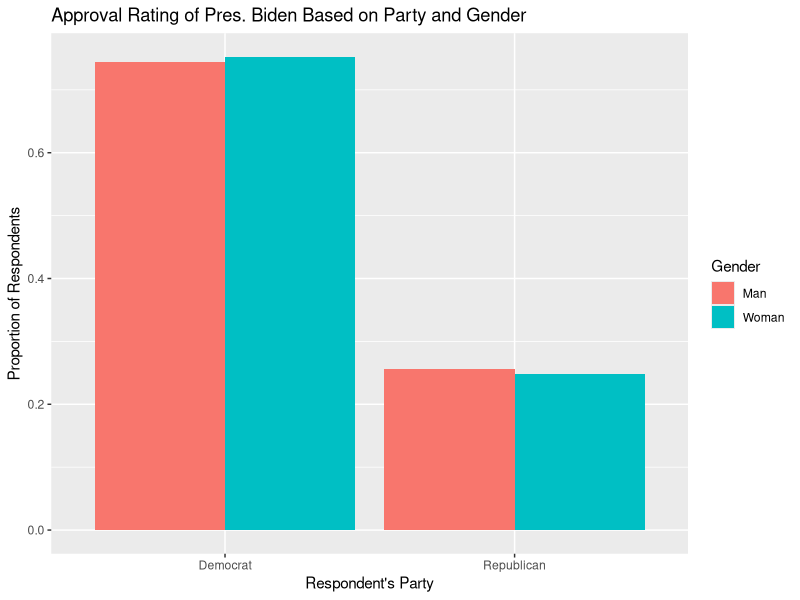
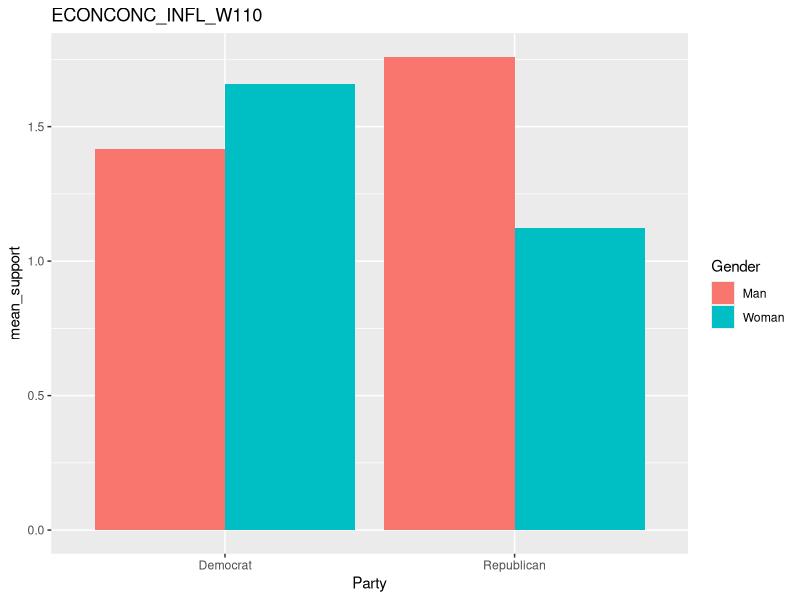
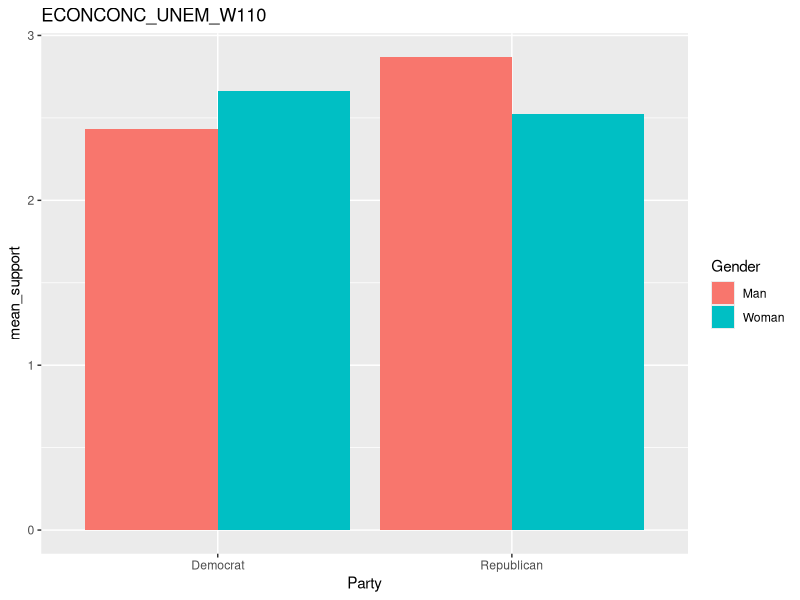
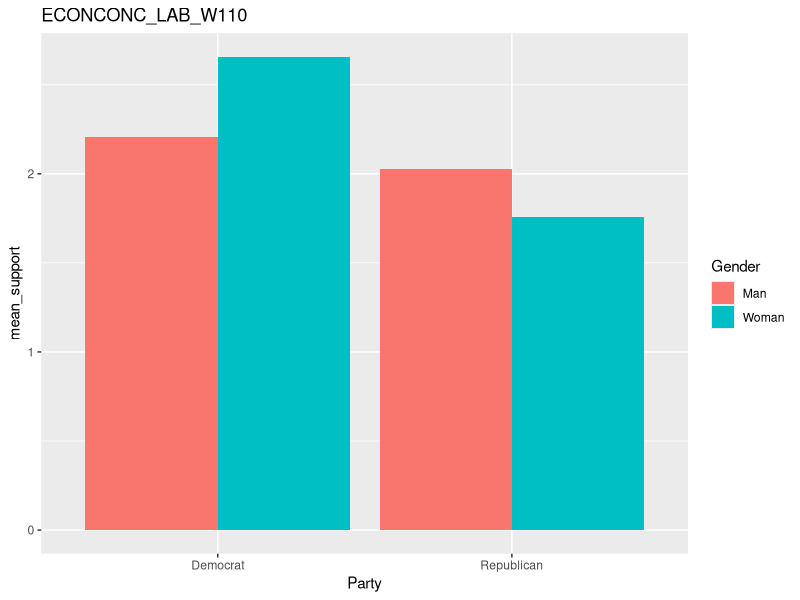
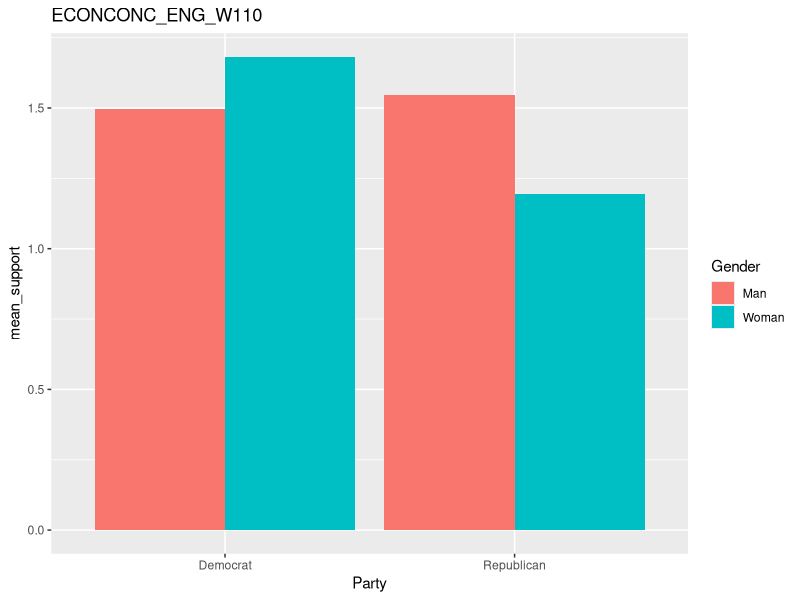
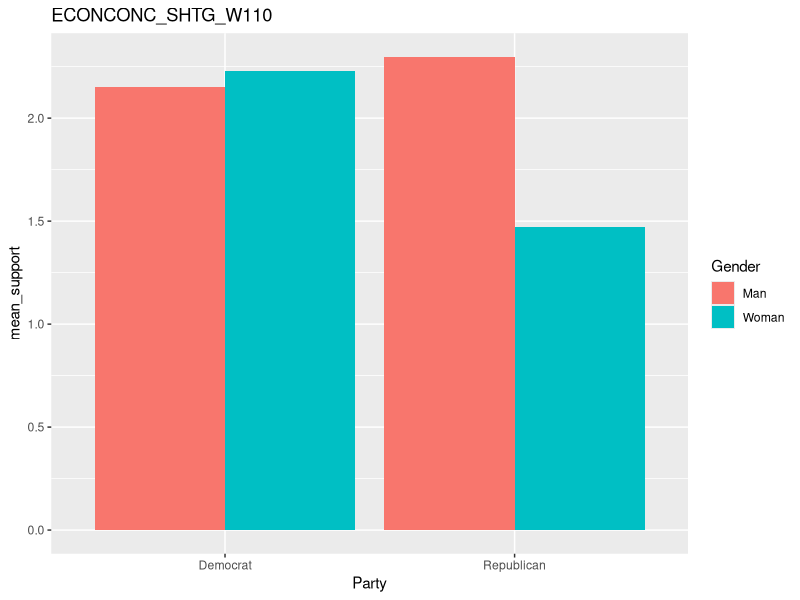
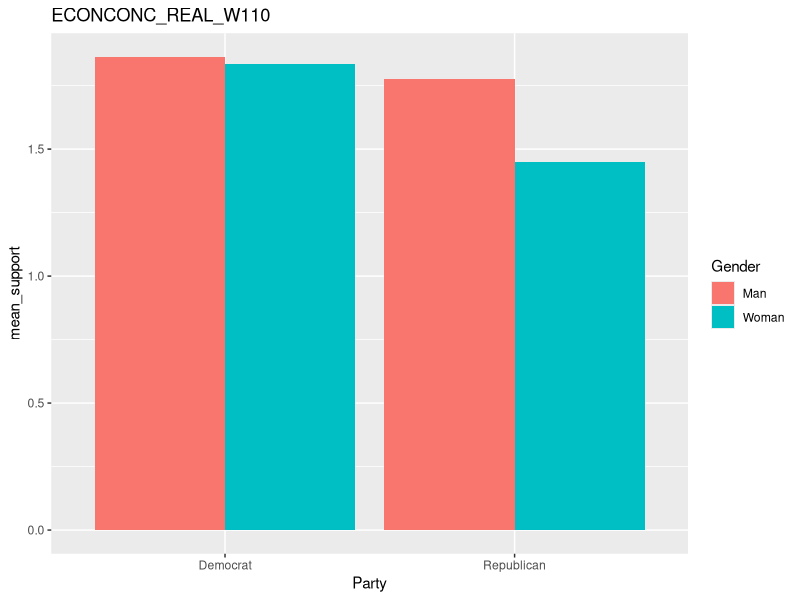
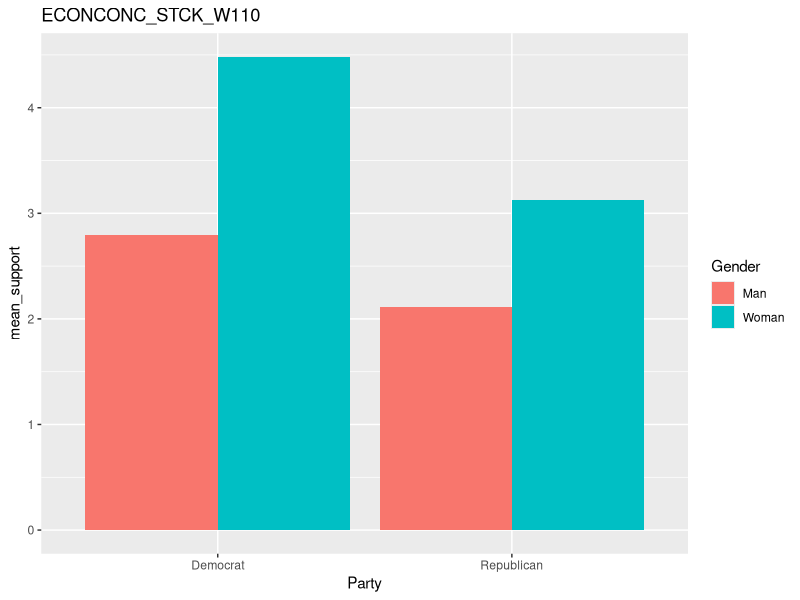

These figures' R source, in order:
## ---- chunk 1
##load and label data set
library(tidyverse)
library(haven)
dat <- read_sav("W110_Jun22/ATP W110.sav")
dat1 <- read_sav("W110_Jun22/ATP W110.sav")
altdat <- read_sav("W52_Jul19/ATP W52.sav")

## ---- chunk 2
##simplify variable names, mutate new variables
dat <- dat |>
  mutate(
    Party = if_else(PARTY_W110 == 1, "Republican", "Democrat"), 
    Approval = if_else(POL1JB_W110 == 1, "Approve", "Disapprove"),
    Gender = if_else(F_GENDER == 1, "Man", "Woman"),
    Age = if_else(
      F_AGECAT == 1, "18-29",
      if_else(F_AGECAT == 2, "30-49",
        if_else(F_AGECAT == 3, "50-64",
          if_else(F_AGECAT == 4, "65+", "N/A"))))) |>
  group_by(Gender, Party) |>
  summarize(count = n()) |>
  mutate(proportion = count/sum(count))

##graph time
plots <- 
  dat |>
  ggplot(mapping = aes(x = Party, y = proportion, fill = Gender)) +
  geom_col(position = "dodge") +
  labs(title = "Approval Rating of Pres. Biden Based on Party and Gender", 
       x = "Respondent's Party",
       y = "Proportion of Respondents") 
plots

## ---- chunk 3
infl <-
  dat1 |>
  mutate(Party = if_else(PARTY_W110 == 1, "Republican", "Democrat")) |>
  mutate(Gender = if_else(F_GENDER == 1, "Man", "Woman")) |>
  group_by(Party, Gender) |>
  summarize(mean_support = mean(ECONCONC_INFL_W110))
## ---- chunk 4
infl_graph <-
  infl |>
  ggplot(mapping = aes(x = Party, y = mean_support, fill = Gender)) +
  geom_col(position = "dodge") + 
  labs(title = "ECONCONC_INFL_W110")

infl_graph
## ---- chunk 5
unem <-
  dat1 |>
  mutate(Party = if_else(PARTY_W110 == 1, "Republican", "Democrat")) |>
  mutate(Gender = if_else(F_GENDER == 1, "Man", "Woman")) |>
  group_by(Party, Gender) |>
  summarize(mean_support = mean(ECONCONC_UNEM_W110))
## ---- chunk 6
unem_graph <-
  unem |>
  ggplot(mapping = aes(x = Party, y = mean_support, fill = Gender)) +
  geom_col(position = "dodge") + 
  labs(title = "ECONCONC_UNEM_W110")

unem_graph
## ---- chunk 7
lab <-
  dat1 |>
  mutate(Party = if_else(PARTY_W110 == 1, "Republican", "Democrat")) |>
  mutate(Gender = if_else(F_GENDER == 1, "Man", "Woman")) |>
  group_by(Party, Gender) |>
  summarize(mean_support = mean(ECONCONC_LAB_W110))
## ---- chunk 8
lab_graph <-
  lab |>
  ggplot(mapping = aes(x = Party, y = mean_support, fill = Gender)) +
  geom_col(position = "dodge") + 
  labs(title = "ECONCONC_LAB_W110")

lab_graph
## ---- chunk 9
eng <-
  dat1 |>
  mutate(Party = if_else(PARTY_W110 == 1, "Republican", "Democrat")) |>
  mutate(Gender = if_else(F_GENDER == 1, "Man", "Woman")) |>
  group_by(Party, Gender) |>
  summarize(mean_support = mean(ECONCONC_ENG_W110))
## ---- chunk 10
eng_graph <-
  eng |>
  ggplot(mapping = aes(x = Party, y = mean_support, fill = Gender)) +
  geom_col(position = "dodge") + 
  labs(title = "ECONCONC_ENG_W110")

eng_graph
## ---- chunk 11
shtg <-
  dat1 |>
  mutate(Party = if_else(PARTY_W110 == 1, "Republican", "Democrat")) |>
  mutate(Gender = if_else(F_GENDER == 1, "Man", "Woman")) |>
  group_by(Party, Gender) |>
  summarize(mean_support = mean(ECONCONC_SHTG_W110))
## ---- chunk 12
shtg_graph <-
  shtg |>
  ggplot(mapping = aes(x = Party, y = mean_support, fill = Gender)) +
  geom_col(position = "dodge") + 
  labs(title = "ECONCONC_SHTG_W110")

shtg_graph
## ---- chunk 13
real <-
  dat1 |>
  mutate(Party = if_else(PARTY_W110 == 1, "Republican", "Democrat")) |>
  mutate(Gender = if_else(F_GENDER == 1, "Man", "Woman")) |>
  group_by(Party, Gender) |>
  summarize(mean_support = mean(ECONCONC_REAL_W110))
## ---- chunk 14
real_graph <-
  real |>
  ggplot(mapping = aes(x = Party, y = mean_support, fill = Gender)) +
  geom_col(position = "dodge") + 
  labs(title = "ECONCONC_REAL_W110")

real_graph
## ---- chunk 15
stck <-
  dat1 |>
  mutate(Party = if_else(PARTY_W110 == 1, "Republican", "Democrat")) |>
  mutate(Gender = if_else(F_GENDER == 1, "Man", "Woman")) |>
  mutate(Age = if_else(
      F_AGECAT == 1, "18-29",
      if_else(F_AGECAT == 2, "30-49",
        if_else(F_AGECAT == 3, "50-64",
          if_else(F_AGECAT == 4, "65+", "N/A"))))) |>
  
  group_by(Party, Gender, Age) |>
  summarize(mean_support = mean(ECONCONC_STCK_W110))
## ---- chunk 16
stck_graph <-
  stck |>
  ggplot(mapping = aes(x = Party, y = mean_support, fill = Gender)) +
  geom_col(position = "dodge") + 
  labs(title = "ECONCONC_STCK_W110")

stck_graph
## ---- chunk 17
fit.stck <-
  lm(mean_support ~ Party + Gender, data = stck)
fit.stck
## ---- chunk 18
test_scatter <-
  stck |>
  ggplot(mapping = aes(x = mean_support, y = Age)) +
  geom_point() +
  geom_smooth(method = "lm", se = FALSE, col = "steelblue")
  
test_scatter

## ---- chunk 19
##loading data and identifying data sets
library(tidyverse)
library(haven)
dat <- read_sav("W110_Jun22/ATP W110.sav")
dat1 <- read_sav("W110_Jun22/ATP W110.sav")
altdat <- read_sav("W52_Jul19/ATP W52.sav")
altdat1 <- read_sav("W52_Jul19/ATP W52.sav")
## ---- chunk 20
##mutating to simplify label names
dat <- dat |>
  mutate(
    Party = if_else(PARTY_W110 == 1, "Republican", "Democrat"), 
    Approval = if_else(POL1JB_W110 == 1, "Approve", "Disapprove"),
    Gender = if_else(F_GENDER == 1, "Man", "Woman"),
    Age = if_else(
      F_AGECAT == 1, "18-29",
      if_else(F_AGECAT == 2, "30-49",
        if_else(F_AGECAT == 3, "50-64",
          if_else(F_AGECAT == 4, "65+", "N/A")))))
## ---- chunk 21
##mutating to simplify label names
altdat <- 
  altdat |>
  mutate(
    Party = if_else(F_PARTY_FINAL == 1, "Republican", "Democrat"), 
    Gender = if_else(F_SEX == 1, "Man", "Woman"),
    Approval = if_else(POL1DT_W52 == 1, "Approve", "Disapprove"), 
    Age = if_else(
      F_AGECAT == 1, "18-29",
      if_else(F_AGECAT == 2, "30-49",
        if_else(F_AGECAT == 3, "50-64",
          if_else(F_AGECAT == 4, "65+", "N/A")))))
## ---- chunk 22
##combine biden era and trump era data
##independently researched this method

combodat <- bind_rows(
  mutate(dat, dataset = "Biden 1st Term"),
  mutate(altdat, dataset = "Trump 1st Term"))

## summarize data to what we need
summdat1 <- combodat |>
  group_by(Approval, Party, Gender, dataset) |>
  summarize(count = n()) |>
  mutate(altmean = count / sum(count))

## ---- chunk 23
##graphing approval first
ggplot(summdat1, aes(x = Approval, y = altmean, fill = Party)) +
  geom_bar(stat = "identity", position = "dodge") +
  facet_grid(rows = vars(Gender), cols = vars(dataset)) +
  labs(title = "Approval Ratings by Party, Gender, and President",
       x = "Approval",
       y = "Proportion") +
  scale_fill_manual(values = c(Democrat = "steelblue1", Republican = "indianred1"))
## ---- chunk 24
##summarize data to what we need
summdat2 <- combodat |>
    group_by(Approval, Party, Gender,ECON1_W52, ECON1_W110, dataset)

## ---- chunk 25
summdat2 <-
  summdat2 |>
  filter(ECON1_W52 == 1 | ECON1_W52 == 2 | ECON1_W52 == 3 | ECON1_W52 == 4 | 
           ECON1_W110 == 1 | ECON1_W110 == 2 | ECON1_W110 == 3 | ECON1_W110 == 4) |>
  mutate(ECON1_W52 = if_else(ECON1_W52 == 1, "Excellent",
                             if_else(ECON1_W52 == 2, "Good",
                                     if_else(ECON1_W52 == 3, "Only Fair",
                                             if_else(ECON1_W52 == 4, "Poor", "N/A"))))) |>
    mutate(ECON1_W110 = if_else(ECON1_W110 == 1, "Excellent",
                             if_else(ECON1_W110 == 2, "Good",
                                     if_else(ECON1_W110 == 3, "Only Fair",
                                            if_else(ECON1_W110 == 4, "Poor", "N/A"))))) |>
    mutate(ECON1B_W52 = if_else(ECON1B_W52 == 1, "Better",
                             if_else(ECON1B_W52 == 2, "Worse",
                                     if_else(ECON1B_W52 == 3, "About Same", "N/A")))) |>
    mutate(ECON1B_W110 = if_else(ECON1B_W110 == 1, "Better",
                             if_else(ECON1B_W110 == 2, "Worse",
                                     if_else(ECON1B_W110 == 3, "About Same", "N/A"))))
## ---- chunk 26
avg_response_52 <-
  summdat2 |>
  group_by(ECON1_W52, Gender, Party) |>
  summarize(count1 = n()) |>
  mutate(avg = count1 / sum(count1)) |>
  ggplot(mapping = aes(x = Party, y = avg, fill = Gender)) +
  geom_col()






## ---- chunk 27
##trump
avg_response_52 <- summdat2 %>%
  group_by(ECON1_W52, Gender, Party) %>%
  summarize(count1 = n()) %>%
  mutate(avg = count1 / sum(count1)) %>%
  ggplot(mapping = aes(x = ECON1_W52, y = avg, fill = Party)) +
  geom_col(position = "dodge") +
  labs(title = "Average Responses by Party, Gender, and ECON1_W52",
       x = "ECON1_W52",
       y = "Proportion")
avg_response_52
## ---- chunk 28
##biden
avg_response_110 <- summdat2 %>%
  group_by(ECON1_W110, Gender, Party) %>%
  summarize(count1 = n()) %>%
  mutate(avg = count1 / sum(count1)) %>%
  ggplot(mapping = aes(x = ECON1_W110, y = avg, fill = Party)) +
  geom_col(position = "dodge") +
  labs(title = "Average Responses by Party, Gender, and ECON1_W110",
       x = "ECON1_W110",
       y = "Proportion")
avg_response_110
## ---- chunk 29
##trump
avg_response_52_2 <- summdat2 %>%
  group_by(ECON1B_W52, Gender, Party) %>%
  summarize(count1 = n()) %>%
  mutate(avg = count1 / sum(count1)) %>%
  ggplot(mapping = aes(x = ECON1B_W52, y = avg, fill = Party)) +
  geom_col(position = "dodge") +
  labs(title = "Average Responses by Party, Gender, and ECON1B_W52",
       x = "ECON1B_W52",
       y = "Proportion")
avg_response_52_2
## ---- chunk 30
##biden
avg_response_110_2 <- summdat2 %>%
  group_by(ECON1B_W110, Gender, Party) %>%
  summarize(count1 = n()) %>%
  mutate(avg = count1 / sum(count1)) %>%
  ggplot(mapping = aes(x = ECON1B_W110, y = avg, fill = Party)) +
  geom_col(position = "dodge") +
  labs(title = "Average Responses by Party, Gender, and ECON1B_W110",
       x = "ECON1B_W110",
       y = "Proportion")
avg_response_110_2
